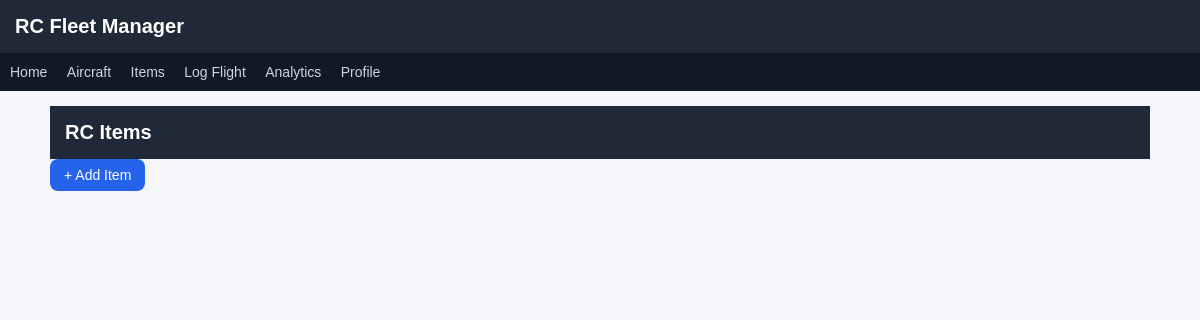
/items, run on an earlier commit of the app's database.
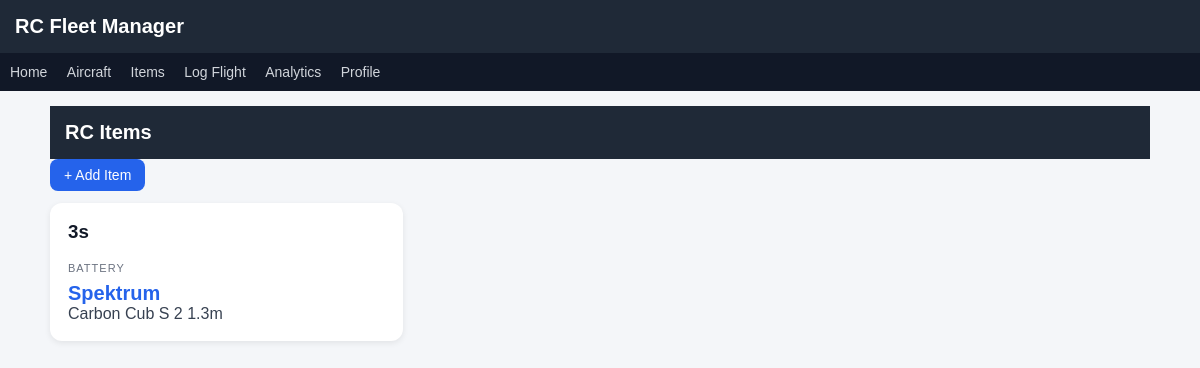
And on a later commit of the database.
### tables this page shows
CREATE TABLE items (
        id INTEGER PRIMARY KEY,
        name TEXT NOT NULL,
        category TEXT,
        brand TEXT,
        model TEXT,
        serial TEXT,
        notes TEXT
    );

### app.py (the view)
@app.route("/items")
def items():
    db = get_db()
    items = db.execute("""
    SELECT *
    FROM items
    ORDER BY category,name
    """).fetchall()
    return render_template("items.html", items=items)

### app.py (called while the page is built)
@app.before_request
def initialize_app():
    global sync_done
    if not sync_done:
        sync_battery_items()
        sync_done = True

### database.py (called while the page is built)
def get_db():
    conn = sqlite3.connect("rc_fleet.db")
    conn.row_factory = sqlite3.Row
    return conn

### templates/items.html (shortened to what this page needs)
{% extends "base.html" %}
{% block content %}
<h1>RC Items</h1>
<a class="btn" href="/add_item">+ Add Item</a>
<div class="grid">
{% for i in items %}
<a href="{{ url_for('item_detail', item_id=i.id) }}" class="card-link">
<div class="card">
<h3>{{ i.name }}</h3>
<div class="item-category">
{{ i.category or "ITEM" }}
</div>
{% if i.brand %}
<div class="item-brand">
{{ i.brand }}
</div>
{% endif %}
{% if i.model %}
<div class="item-model">
{{ i.model }}
</div>
{% endif %}
</div>
</a>
{% endfor %}
</div>
{% endblock %}

What changed in the data, as far as the page shows it:
added items: name "3s", category "BATTERY", brand "Spektrum", model "Carbon Cub S 2 1.3m"
